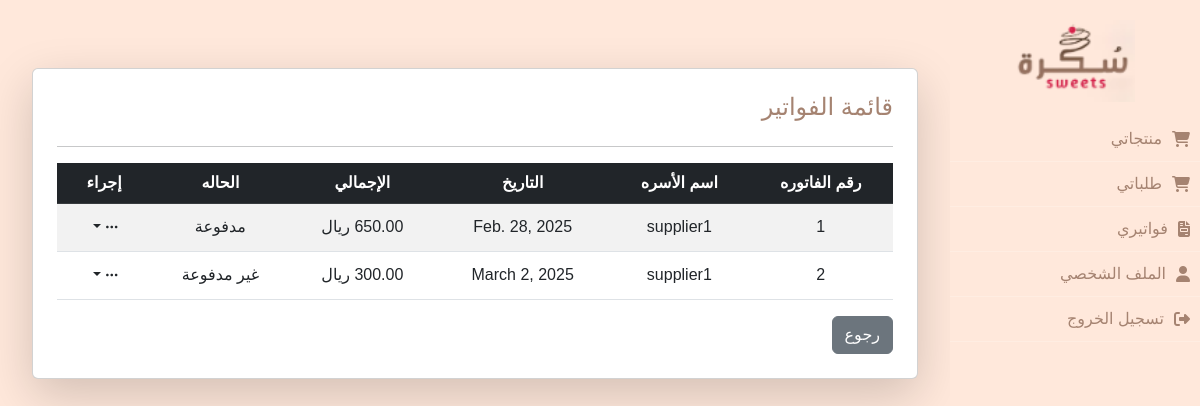
Before: /invoices/invoice/invoice-list (signed in) with the older database file.
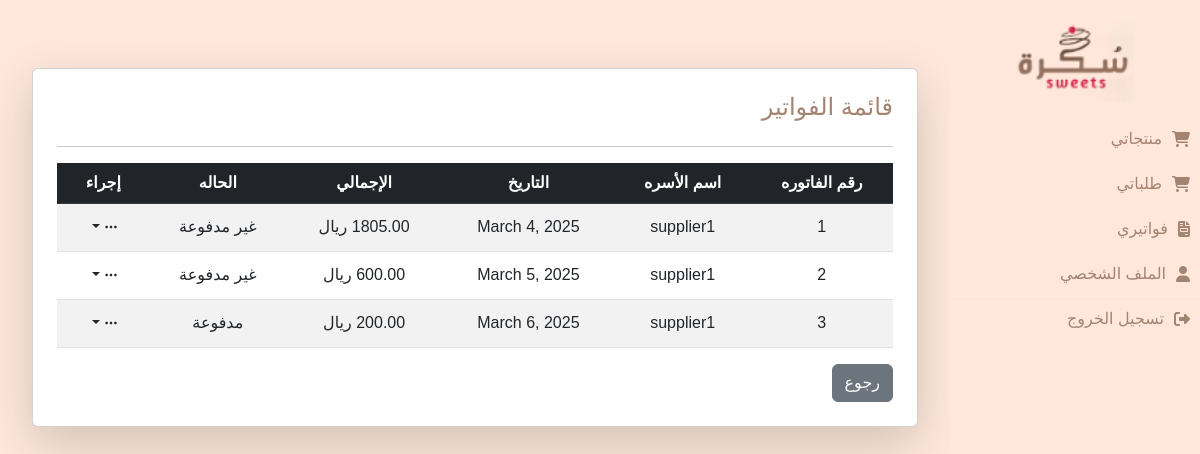
After: the same page with the newer database file.
### invoices/models.py (models this page shows, shortened)
class Invoice(models.Model):
    STATUS_CHOICES = [
        ('pending', 'غير مدفوعة'),
        ('partially_paid', 'مدفوعة جزئيًا'),
        ('paid', 'مدفوعة'),
        ('cancelled', 'ملغاة'),
    ]
    supplier         = models.ForeignKey(Supplier, on_delete=models.CASCADE ,related_name="invoices")  # المورد المرتبط بالفاتورة
    orders           = models.ManyToManyField(Order)  # ربط الفاتورة بالطلبات
    invoice_number   = models.CharField(max_length=50, unique=True)  # رقم الفاتورة
    invoice_date     = models.DateField(auto_now_add=True)  # تاريخ الفاتورة
    due_date         = models.DateField(null=True, blank=True)  # تاريخ الاستحقاق
    previous_balance = models.DecimalField(max_digits=10, decimal_places=2, default=0.00)  # الرصيد السابق
    current_balance  = models.DecimalField(max_digits=10, decimal_places=2, default=0.00)  # الرصيد الحالي
    paid_amount      = models.DecimalField(max_digits=10, decimal_places=2, default=0.00)  # المبلغ المدفوع
    remaining_amount = models.DecimalField(max_digits=10, decimal_places=2, default=0.00)  # المبلغ المتبقي
    total_amount     = models.DecimalField(max_digits=10, decimal_places=2, default=0.00)  # إجمالي الفاتورة
    status           = models.CharField(max_length=20, choices=STATUS_CHOICES, default='غير مدفوعة')
    notes            = models.TextField(blank=True, null=True)

### suppliers/models.py (models this page shows, shortened)
class Supplier(models.Model):
    user             = models.OneToOneField(User, on_delete=models.CASCADE)
    company_name     = models.CharField(max_length=255)
    email            = models.EmailField(max_length=254, blank=True, null=True)
    phone_number     = models.CharField(max_length=15, blank=True, null=True)  # إضافة رقم الهاتف
    bank_account     = models.CharField(max_length=50,blank=True, null=True)
    address          = models.TextField(blank=True, null=True )  # العنوان
    previous_balance = models.DecimalField(max_digits=10, decimal_places=2, default=0.00)  # الرصيد السابق
    current_balance  = models.DecimalField(max_digits=10, decimal_places=2, default=0.00)  # الرصيد الحالي

### invoices/views.py (the view)
# urls.py: path('invoice/invoice-list',views.invoice_list,name='invoice-list')
def invoice_list(request):
    if request.user.is_staff:
        invoices = Invoice.objects.all()
    else:
        try:
            supplier = request.user.supplier  # جلب المورد المرتبط بالمستخدم
            invoices = Invoice.objects.filter(supplier=supplier)  # عرض فواتيره فقط
        except AttributeError:
            invoices = []  # إذا لم يكن المورد مسجلاً، لا تعرض أي فواتير
    context = {
        'invoices': invoices,
        }
    return render(request, 'invoice/invoice_list.html', context)

### invoices/templates/invoice/invoice_list.html (shortened to what this page needs)
{% extends 'base.html' %}
{% block content %}
<div class="container-fluid mt-5">
    <div class="table-responsive card mt-4 p-4 shadow-lg">
        <div class="row">
            <h4 class="">
                    قائمة الفواتير
            </h4>
        </div>
        <hr>
        {% if invoices %}
        <table class="table table-striped text-center align-middle">
            <thead class="table-dark">
                <tr>
                    <th>رقم الفاتوره</th>
                    <th> اسم الأسره</th>
                    <th>التاريخ</th>
                    <th>الإجمالي</th>
                    <th>الحاله</th>
                    <th>إجراء</th>
                </tr>
            </thead>
            <tbody id="formset-container">
                {% for invoice in invoices %}
                <tr class="order-item-form">
                    <td>{{ forloop.counter }}</td>
                    <td>{{ invoice.supplier.company_name }}</td>
                    <td>{{ invoice.invoice_date }}</td>
                    <td>{{ invoice.total_amount}} ريال</td>
                    <td>{{ invoice.status }}</td>
                    <td>
                        <div class="btn-group">
                            <button type="button" class="btn btn-white btn-sm dropdown-toggle" data-bs-toggle="dropdown" aria-expanded="false">
                                <i class="bi bi-three-dots"></i>
                            </button>
                        </div>
                    </td>
                </tr>
                {% endfor %}
            </tbody>
        </table>
        <div>
            <a href="{% url 'admin_dashboard' %}" class="btn btn-secondary">رجوع</a>
        </div>
        {% else %}
        <p class="text-muted">لا يوحد فواتير بعد.</p>
        {% endif %}
    </div>
</div>
{% endblock %}

Changed rows visible on the page:
removed Invoice: supplier.company_name "supplier1", invoice_date "Feb. 28, 2025", status "مدفوعة"
removed Invoice: supplier.company_name "supplier1", invoice_date "March 2, 2025", status "غير مدفوعة"
added Invoice: supplier.company_name "supplier1", invoice_date "March 4, 2025", status "غير مدفوعة"
added Invoice: supplier.company_name "supplier1", invoice_date "March 5, 2025", status "غير مدفوعة"
added Invoice: supplier.company_name "supplier1", invoice_date "March 6, 2025", status "مدفوعة"
